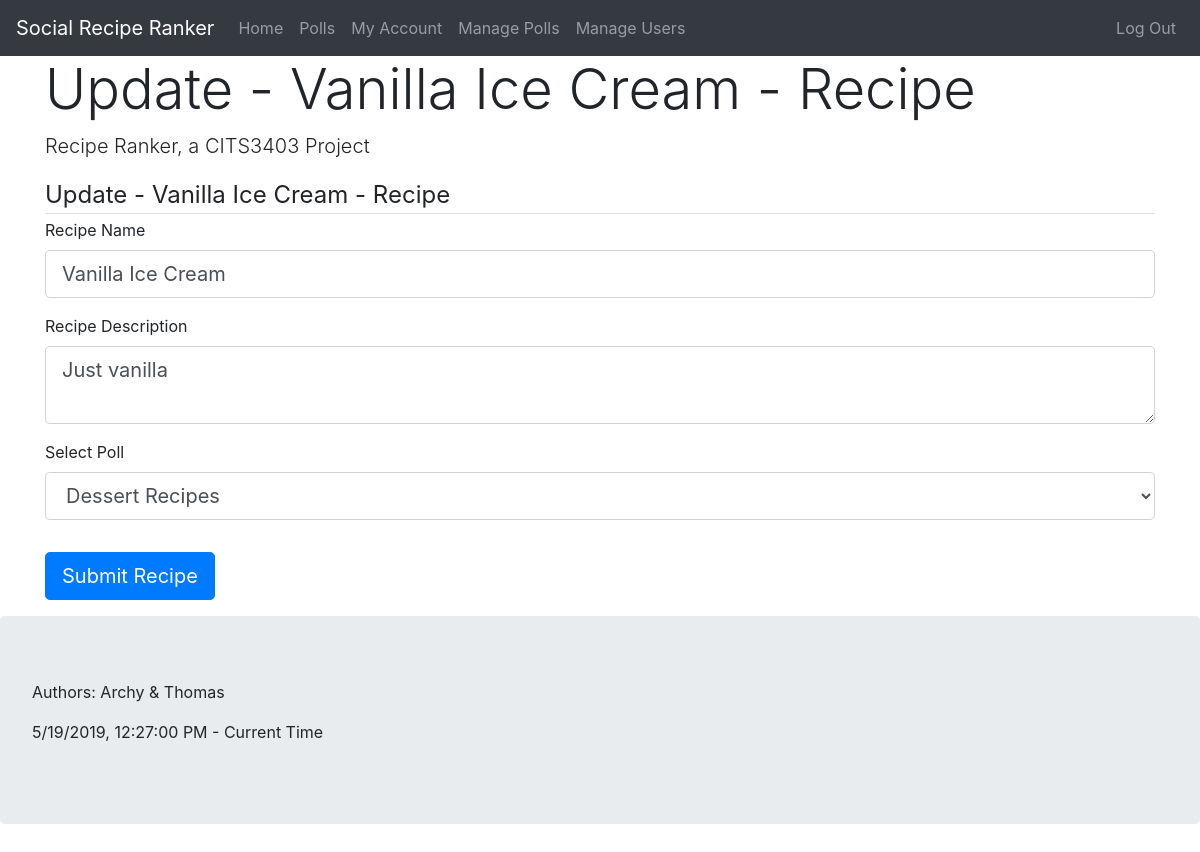
Screenshot of /recipe/1/update (signed in) with the database file from the repository.
### app/models.py (models this page shows, shortened)
class Recipe(db.Model):
    id = db.Column(db.Integer, primary_key=True)
    name = db.Column(db.String(64), nullable=False, index=True)
    description = db.Column(db.String(256), nullable=True)
    date_added = db.Column(db.DateTime, nullable=False, index=True, default=datetime.utcnow)
    contributor_id = db.Column(db.Integer, db.ForeignKey('user.id'), nullable=False)
    poll_id = db.Column(db.Integer, db.ForeignKey('poll.id'), nullable=False)
    votes = db.relationship("Vote", backref='recipe', lazy='dynamic')

### app/routes.py (the view)
@app.route("/recipe/<int:recipe_id>/update", methods=['GET', 'POST'])
@login_required
def update_recipe(recipe_id):
    if current_user.is_admin:
        recipe = Recipe.query.get_or_404(recipe_id)
        form = RecipeForm()
        form.poll.choices = [(poll.id, poll.name)
                             for poll in Poll.query.order_by('date_created')]
        if form.validate_on_submit():
            recipe.name = form.name.data
            recipe.description = form.description.data
            recipe.poll = Poll.query.filter_by(id=form.poll.data).first()
            db.session.commit()
            flash('The recipe has been updated!', 'success')
            return redirect(url_for('recipe', recipe_id=recipe.id))
        elif request.method == 'GET':
            form.name.data = recipe.name
            form.description.data = recipe.description
            form.poll.data = recipe.poll.id
        return render_template('recipe_form.html', title='Update - ' + recipe.name + ' - Recipe', legend='Update - ' + recipe.name + ' - Recipe', form=form)
    else:
        abort(403)

### app/forms.py
class RecipeForm(FlaskForm):
    name = StringField('Recipe Name', validators=[DataRequired()])
    description = TextAreaField(
        'Recipe Description', validators=[DataRequired()])
    poll = SelectField('Select Poll', validators=[DataRequired()], coerce=int)
    submit = SubmitField('Submit Recipe')

### app/models.py (called while the page is built)
@login_manager.user_loader
def load_user(id):
    return User.query.get(int(id))

### app/templates/recipe_form.html (shortened to what this page needs)
{% extends "base.html" %}
{% block content %}
<div class="row">
    <section class="col">
        <form action="" method="post">
            <fieldset class="form-group">
                <legend class="border-bottom mb-1">{{ legend }}</legend>
                <div class="form-group">
                    {{ form.name.label(class="form-control-label") }}
                    {% if form.name.errors %}
                    {{ form.name(class="form-control form-control-lg is-invalid") }}
                    <div class="invalid-feedback">
                        {% for error in form.name.errors %}
                        <span>{{ error }}</span>
                        {% endfor %}
                    </div>
                    {% else %}
                    {{ form.name(class="form-control form-control-lg") }}
                    {% endif %}
                </div>
                <div class="form-group">
                    {{ form.description.label(class="form-control-label") }}
                    {% if form.description.errors %}
                    {{ form.description(rows="10", class="form-control form-control-lg is-invalid") }}
                    <div class="invalid-feedback">
                        {% for error in form.description.errors %}
                        <span>{{ error }}</span>
                        {% endfor %}
                    </div>
                    {% else %}
                    {{ form.description(class="form-control form-control-lg") }}
                    {% endif %}
                </div>
                <div class="form-group">
                    {{ form.poll.label(class="form-control-label") }}<br>
                    {% if form.poll.errors %}
                    {{ form.poll(class="form-control form-control-lg is-invalid") }}
                    <div class="invalid-feedback">
                        {% for error in form.poll.errors %}
                        <span>{{ error }}</span>
                        {% endfor %}
                    </div>
                    {% else %}
                    {{ form.poll(class="form-control form-control-lg") }}
                    {% endif %}
                </div>
            </fieldset>
            <div class="form-group">
                {{ form.submit(class="btn btn-primary btn-lg") }}
            </div>
        </form>
    </section>
</div>
{% endblock %}

### rows the page displays
Recipe: name "Vanilla Ice Cream", description "Just vanilla", poll "Dessert Recipes"

### other values shown
{{ title }} "Update - Vanilla Ice Cream - Recipe"
{{ legend }} "Update - Vanilla Ice Cream - Recipe"
